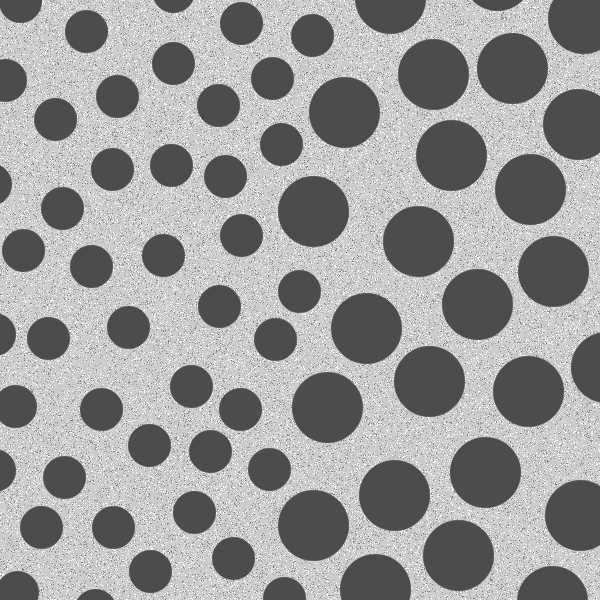
%> input picture lab4/assets/blobs.tif, 600 x 600 px
$ octave lab4_task3.m   (GNU Octave 9; MATLAB toolbox functions it lacks are replaced by stand-ins)
%> lines starting %> are read from the running program, lines starting %| are printed output that depends on the picture; in (x1, y1, x2, y2) boxes, pixels count from 0 and x2, y2 are one past the last pixel; in counts of white or black regions, pixels touching at a corner belong together; the program's own positions count from 1
clear all; close all; clc;

% step 1: Pre-processing
I = imread('assets/blobs.tif');
%> I is the input picture: size 600x600 uint8; min 76, max 255, mean 153.6
I_inv = imcomplement(I); % invert: make blobs white
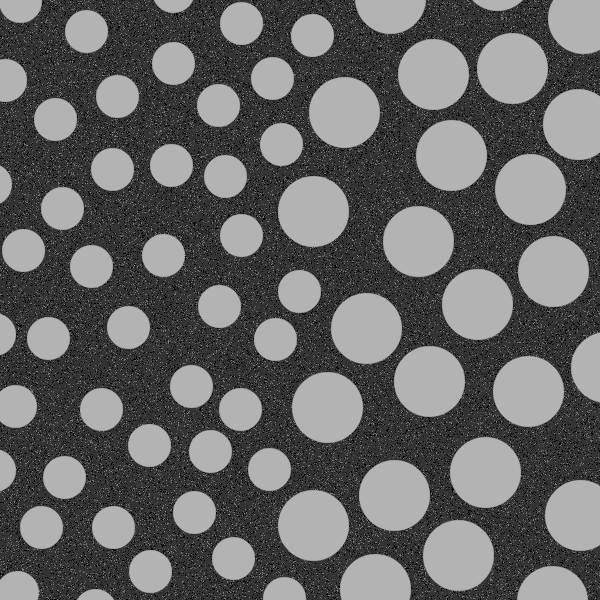
%> I_inv: size 600x600 uint8; min 0, max 179, mean 101.4
level = graythresh(I_inv); % find optimal threshold
%> level = 0.439
BW = imbinarize(I_inv, level); % convert to binary
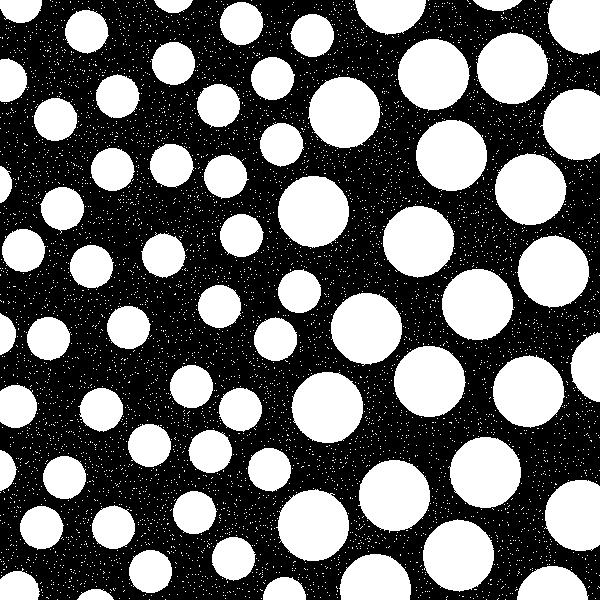
%> BW: size 600x600 logical; 41% white; 5794 white regions (5725 under 20 px), largest, box (x1, y1, x2, y2) and area: (276, 489, 349, 561) 3970, (291, 372, 363, 443) 3966, (476, 32, 549, 104) 3964

% step 2: Boundary extraction
SE = ones(3,3); % 3x3 square structuring element
BW_erode = imerode(BW, SE); % shrink objects by 1 pixel
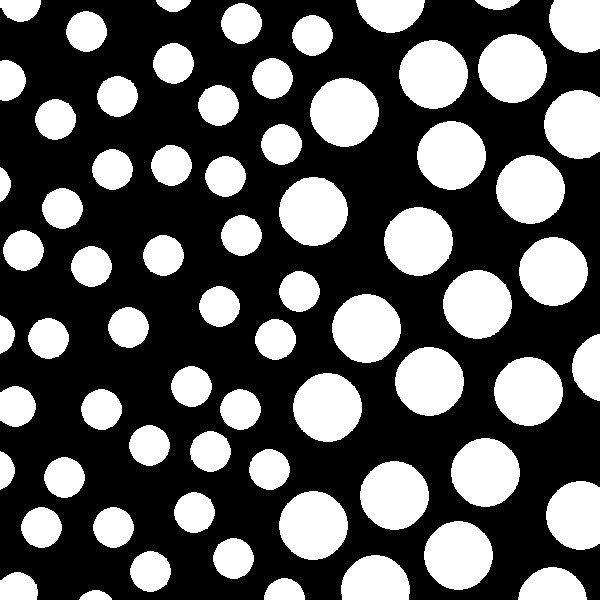
%> BW_erode: size 600x600 logical; 35.7% white; 69 white regions, largest, box (x1, y1, x2, y2) and area: (279, 177, 348, 246) 3678, (293, 373, 362, 442) 3678, (399, 40, 468, 109) 3677
BW_edge = BW - BW_erode; % subtract smaller from original
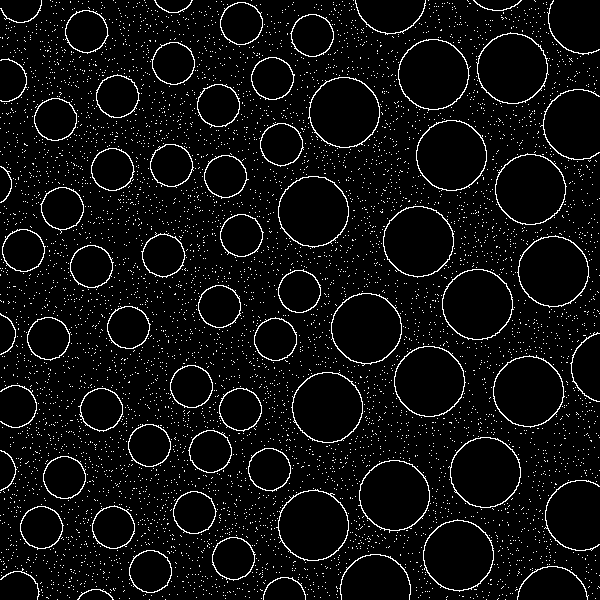
%> BW_edge: size 600x600 double; values 0 (black) and 1 (white), 5.3% white in thin lines or dots

% step 3: Visualization
montage({I, BW, BW_erode, BW_edge}, 'Size', [2 2]);
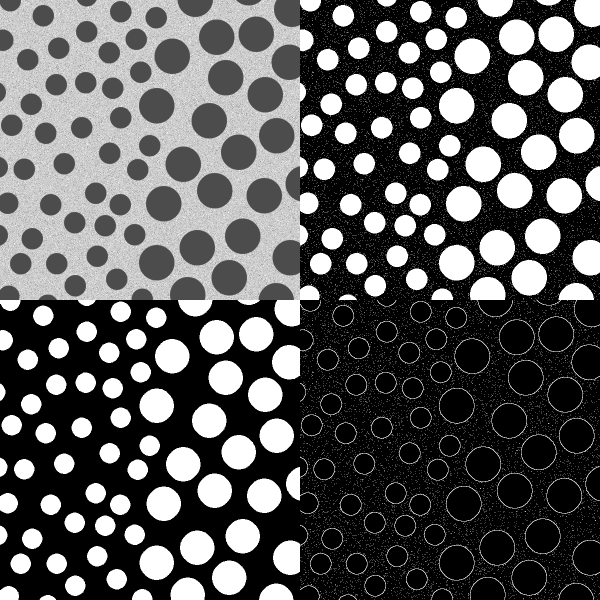
%> displayed picture: size 1200x1200, on the screen's scale of 0 to 255 (shown at 1/2 size); min 0, max 255, mean 90.7
title('Original, Binary, Eroded, Boundary');

$ run again, with lab4/assets/fingerprint.tif copied over lab4/assets/blobs.tif
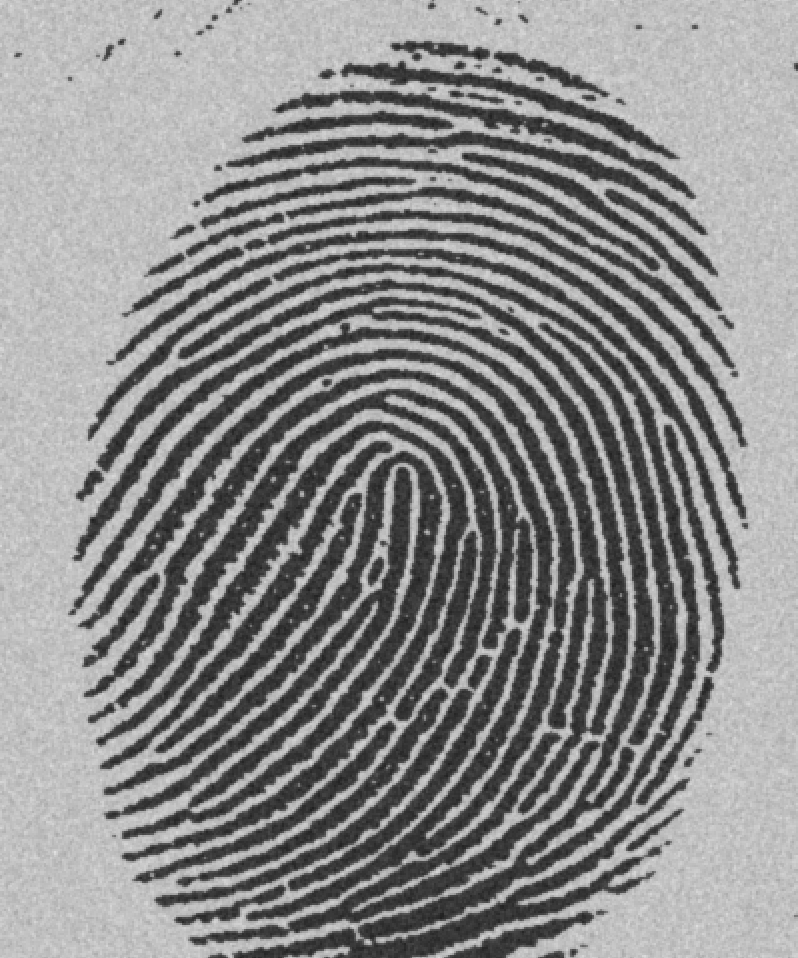
%> input picture lab4/assets/fingerprint.tif, 798 x 958 px
%> I is the input picture: size 958x798 uint8; min 29, max 224, mean 140
%> level = 0.506
%> `BW = imbinarize(I_inv, level);`:
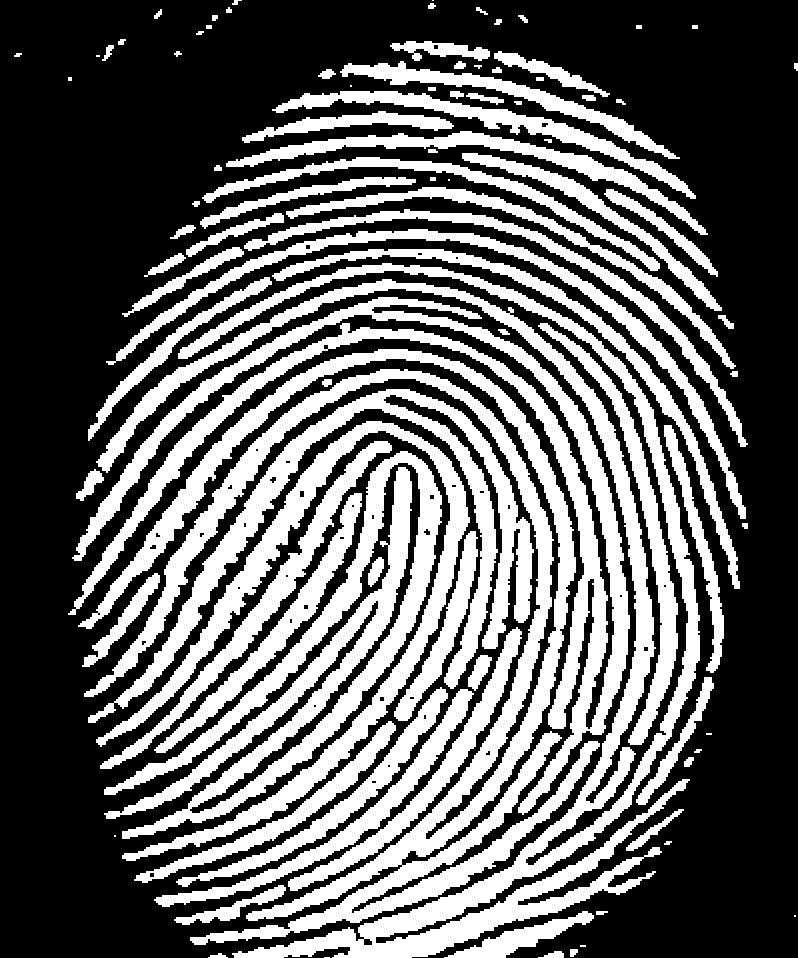
%> BW: size 958x798 logical; 38.1% white; 97 white regions (10 under 20 px), largest, box (x1, y1, x2, y2) and area: (78, 349, 600, 945) 43740, (96, 263, 700, 958) 40222, (68, 297, 630, 815) 29700
%> BW_erode: size 958x798 logical; 30% white; 105 white regions (38 under 20 px), largest, box (x1, y1, x2, y2) and area: (99, 264, 699, 958) 31840, (81, 350, 575, 920) 27180, (117, 390, 533, 706) 14536
%> BW_edge: size 958x798 double; values 0 (black) and 1 (white), 8.2% white in thin lines or dots
%> `montage({I, BW, BW_erode, BW_edge}, 'Size', [2 2]);`:
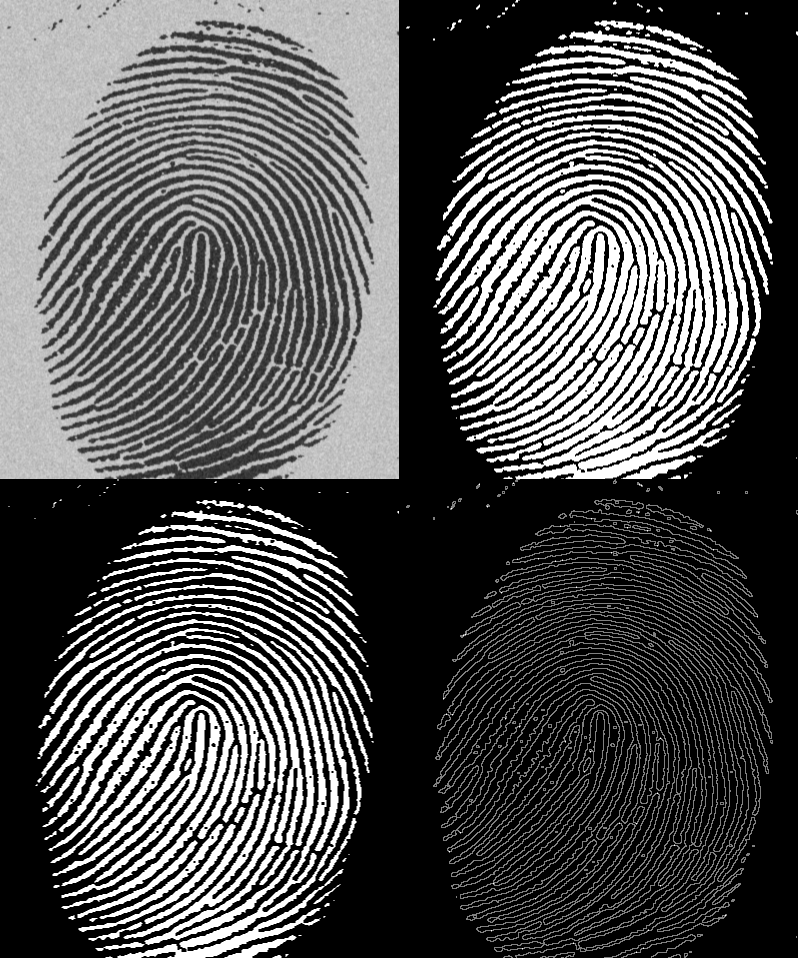
%> displayed picture: size 1916x1596, on the screen's scale of 0 to 255 (shown at 1/2 size); min 0, max 255, mean 83.6
